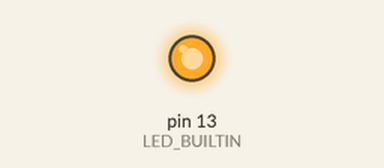
Simulated run of this sketch. Board: Arduino Uno, built with avr-gcc and run on an emulated ATmega328P. Parts: output pins drawn as LEDs (lit = HIGH).

Above: at 0.04 s.
At 2.48 s:
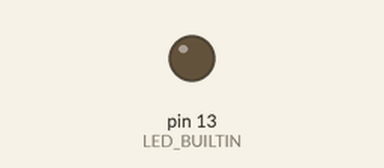
Timing chart, 0 to 3.0 s (numbered marks = the images above):
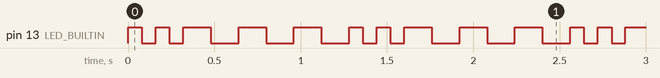

The sketch:

blinkSequence.ino
```cpp
void setup() {
	// put your setup code here, to run once:
	pinMode(LED_BUILTIN, OUTPUT);
}

void loop() {
	int n = 80;

	digitalWrite(LED_BUILTIN, HIGH);
	delay(1*n);
	digitalWrite(LED_BUILTIN, LOW);
	delay(1*n);

	digitalWrite(LED_BUILTIN, HIGH);
	delay(1*n);
	digitalWrite(LED_BUILTIN, LOW);
	delay(1*n);

	digitalWrite(LED_BUILTIN, HIGH);
	delay(2*n);
	digitalWrite(LED_BUILTIN, LOW);
	delay(2*n);

	digitalWrite(LED_BUILTIN, HIGH);
	delay(2*n);
	digitalWrite(LED_BUILTIN, LOW);
	delay(2*n);

	digitalWrite(LED_BUILTIN, HIGH);
	delay(2*n);
	digitalWrite(LED_BUILTIN, LOW);
	delay(2*n);
}
```

Measured:
- by itself, pin 13 (LED_BUILTIN): repeats every 1.3 s: LOW 0.08 s, HIGH 0.08 s, LOW 0.08 s, 3 × (HIGH 0.16 s, LOW 0.16 s), HIGH 0.08 s
